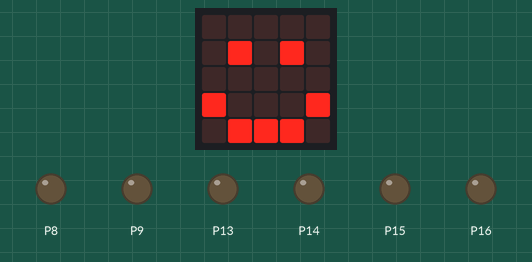
A program run on a simulated BBC micro:bit (MakeCode). Shown: the board's 5×5 LED display, output pins drawn as LEDs (lit = HIGH).

Above: at 0.1 s.
At 0.7 s:
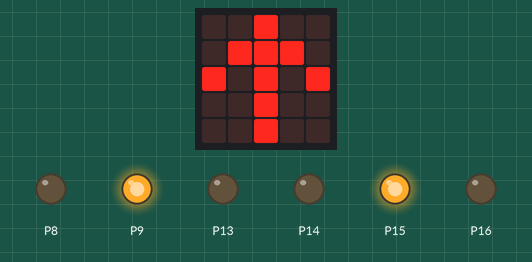
At 2.0 s:
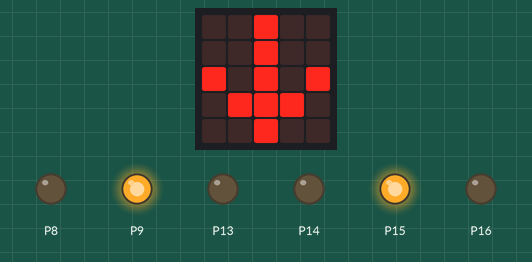
At 3.3 s:
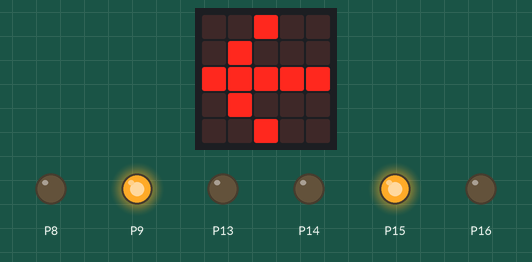
At 5.4 s:
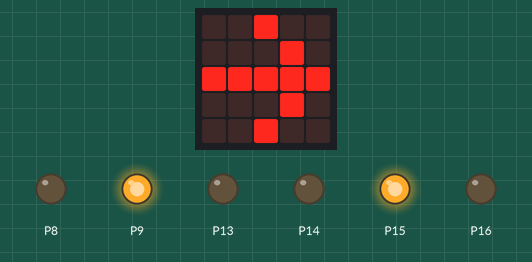
At 6.5 s:
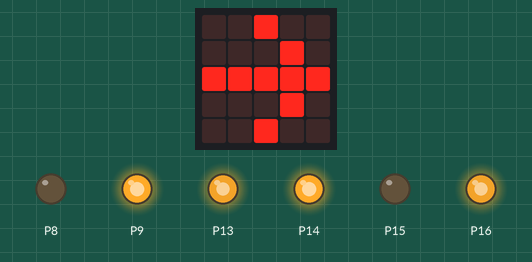
Timing chart, 0 to 40.0 s (numbered marks = the images above):
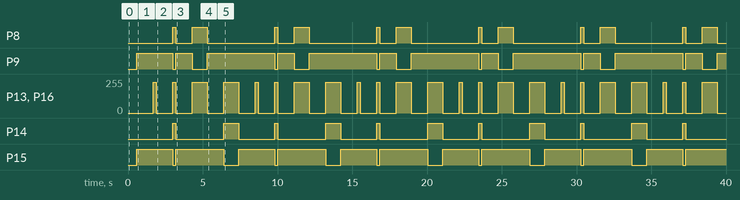

The program:

main.ts
```typescript
function 動く (右タイヤ: number, 左タイヤ: number) {
    if (右タイヤ >= 0) {
        pins.digitalWritePin(DigitalPin.P14, 0)
        pins.digitalWritePin(DigitalPin.P15, 1)
        動く右 = 右タイヤ
    } else {
        pins.digitalWritePin(DigitalPin.P14, 1)
        pins.digitalWritePin(DigitalPin.P15, 0)
        動く右 = 0 - 右タイヤ
    }
    if (左タイヤ >= 0) {
        pins.digitalWritePin(DigitalPin.P8, 0)
        pins.digitalWritePin(DigitalPin.P9, 1)
        動く左 = 左タイヤ
    } else {
        pins.digitalWritePin(DigitalPin.P8, 1)
        pins.digitalWritePin(DigitalPin.P9, 0)
        動く左 = 0 - 左タイヤ
    }
    P13_PWM = 1023 * (動く左 / 100)
    if (P13_PWM > 1023) {
        P13_PWM = 1023
    }
    P16_PWM = 1023 * (動く右 / 100)
    if (P16_PWM > 1023) {
        P16_PWM = 1023
    }
    pins.analogWritePin(AnalogPin.P13, P13_PWM)
    pins.analogWritePin(AnalogPin.P16, P16_PWM)
}
let 動く左 = 0
let 動く右 = 0
let P16_PWM = 0
let P13_PWM = 0
P13_PWM = 0
P16_PWM = 0
basic.showIcon(IconNames.Happy)
basic.forever(function () {
    動く(0, 0)
    basic.showArrow(ArrowNames.North)
    basic.pause(500)
    動く(90, 90)
    basic.pause(200)
    動く(0, 0)
    basic.showArrow(ArrowNames.South)
    basic.pause(500)
    動く(-90, -90)
    basic.pause(200)
    動く(0, 0)
    basic.showArrow(ArrowNames.West)
    basic.pause(500)
    動く(90, -90)
    basic.pause(1000)
    動く(0, 0)
    basic.showArrow(ArrowNames.East)
    basic.pause(500)
    動く(-90, 90)
    basic.pause(1000)
})
```

test.ts
```typescript
// テストはここに来ます。このパッケージが拡張機能として使用されるときにはコンパイルされません。
```

Measured:
- by itself, P8: repeats every 6.8 s: LOW 1.1 s, HIGH 1.0 s, LOW 4.5 s, HIGH 0.20 s
- by itself, P9: repeats every 6.8 s: LOW 0.20 s, HIGH 1.1 s, LOW 1.0 s, HIGH 4.5 s
- by itself, P13, P16: repeats every 6.8 s: 0/255 1.1 s, 229/255 0.20 s, 2 × (0/255 1.1 s, 229/255 1.0 s), 0/255 1.1 s, 229/255 0.20 s
- by itself, P14: repeats every 6.8 s: LOW 3.2 s, HIGH 1.0 s, LOW 2.4 s, HIGH 0.20 s
- by itself, P15: repeats every 6.8 s: LOW 0.20 s, HIGH 3.2 s, LOW 1.0 s, HIGH 2.4 s
- what the display in image 1 shows lasts 1.3 s, from 0.6 s to 1.9 s
- what the display in image 3 shows lasts 2.1 s, from 3.2 s to 5.3 s
